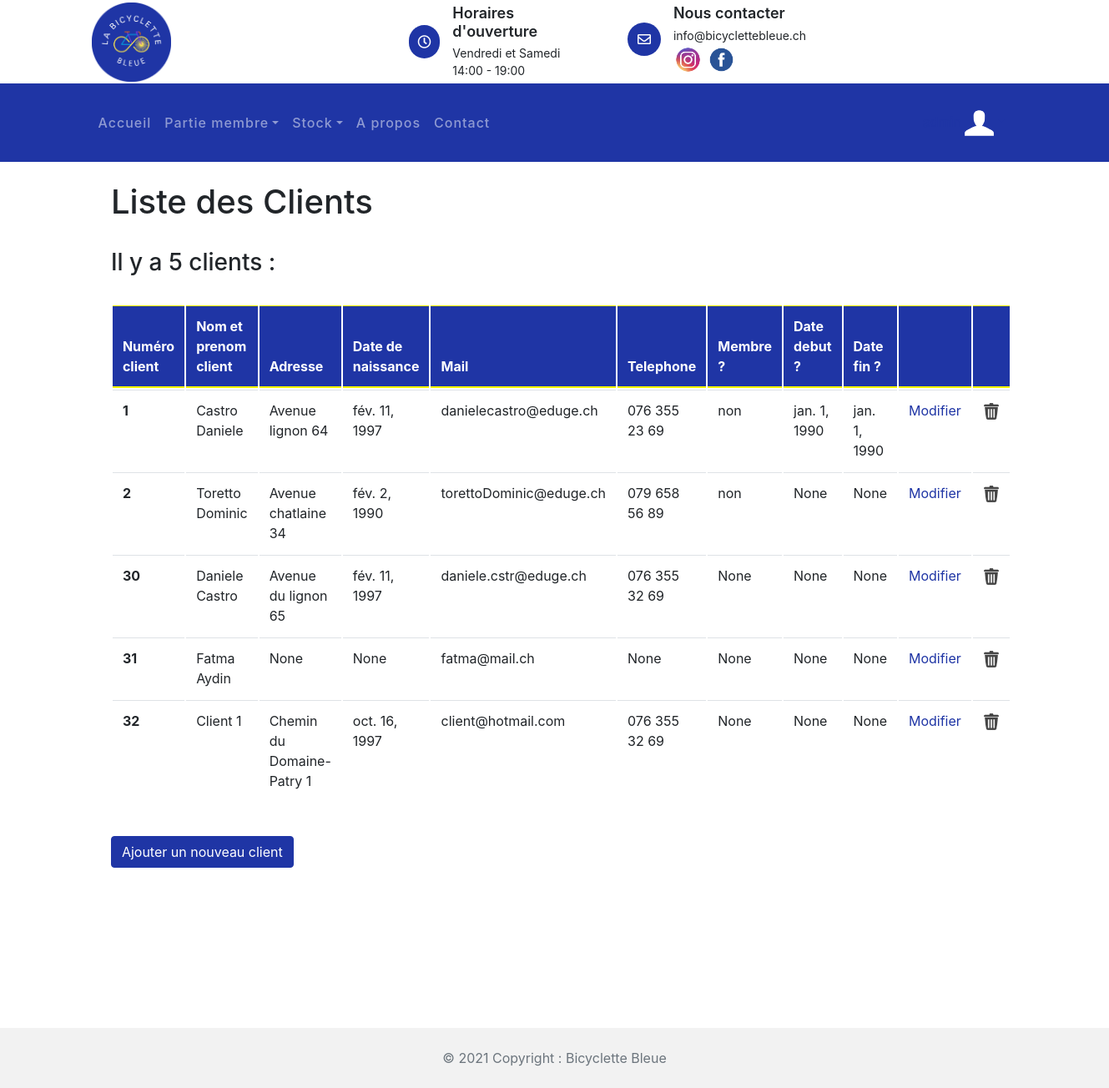
/client/ (signed in), run on the app's committed database.
### statistique/models.py (models this page shows, shortened)
class Client(models.Model):
    cli_id = models.AutoField(db_column='CLI_ID', primary_key=True)  # Field name made lowercase.
    cli_nom = models.CharField(db_column='CLI_NOM', blank=True, null=True, max_length=100)  # Field name made lowercase.
    cli_prenom = models.CharField(db_column='CLI_PRENOM', blank=True, null=True, max_length=100)  # Field name made lowercase.
    cli_adresseposte = models.CharField(db_column='CLI_ADRESSEPOSTE', blank=True, null=True, max_length=100)  # Field name made lowercase.
    cli_date_naissance = models.DateField()  # Field name made lowercase.
    cli_mail = models.CharField(db_column='CLI_MAIL', blank=True, null=True, max_length=100)  # Field name made lowercase.
    cli_tel = models.CharField(db_column='CLI_TEl', blank=True, null=True, max_length=100)  # Field name made lowercase.
    cli_membre = models.CharField(db_column='CLI_MEMBRE', blank=True, null=True, max_length=100)  # Field name made lowercase.
    cli_date_debut = models.DateField()  # Field name made lowercase.
    cli_date_fin = models.DateField()  # Field name made lowercase.
    class Meta:
        managed = False
        db_table = 'Client'

### client/views.py (the view)
# urls.py: path('client/',include('client.urls')),
@login_required(login_url='/compte/login')
def client(request):
    client = Client.objects.all()
    client_number = client.count()
    messageNbClient = f'{client_number} clients :'
    if client_number == 1:
        messageNbClient = f'{client_number} client :'
    context = {
        'client' : client,
        'messageNbClient' : messageNbClient,
    }
    return render(request, 'client/client.html', context)

### client/templates/client/client.html
{% extends 'template_base.html' %}
{% load static %}
{% block contenu %}
        <link href="{% static 'css/bootstrap.min.css' %}" rel="stylesheet">
        <link href="{% static 'lib/flaticon/font/flaticon.css' %}" rel="stylesheet">
        <link href="{% static 'lib/animate/animate.min.css' %}" rel="stylesheet">
        <link href="{% static 'lib/owlcarousel/assets/owl.carousel.min.css' %}" rel="stylesheet">
    <br>
<h1 style="margin-left: 10%">Liste des Clients</h1>
    <br>
    <h3 style="margin-left: 10%">Il y a {{ messageNbClient }}</h3>
<br>
 <table class="table">
  <thead class="thead-dark">
    <tr>
      <th scope="col" >Numéro client</th>
      <th scope="col">Nom et prenom client</th>
      <th scope="col">Adresse</th>
      <th scope="col">Date de naissance</th>
      <th scope="col">Mail</th>
      <th scope="col">Telephone</th>
      <th scope="col">Membre ?</th>
      <th scope="col">Date debut ?</th>
      <th scope="col">Date fin ?</th>
      <th scope="col"></th>
      <th scope="col"></th>
    </tr>
  </thead>
  <tbody>
  {% for client in client %}
    <tr>
      <th  scope="row">{{client.cli_id}}</th>
      <td><a>{{client.cli_nom}} {{client.cli_prenom}}</a></td>
      <td>{{client.cli_adresseposte}}</td>
      <td>{{client.cli_date_naissance}}</td>
      <td>{{client.cli_mail}}</td>
      <td>{{client.cli_tel}}</td>
      <td>{{client.cli_membre}}</td>
      <td>{{client.cli_date_debut}}</td>
      <td>{{client.cli_date_fin}}</td>
      <td><a href="{% url 'client:modifierClient'  client.cli_id%}">Modifier</a></td>
      <td><a href="{% url 'client:supprimerClient' client.cli_id%}"><img class="imagePoubelle" src="{% static 'img/poubelle.png' %}" alt="Image"></a></td>
    </tr>
  {% endfor %}
  </tbody>
</table>
<br>
<a href="{% url 'client:nouveauClient' %}" class="btn btn-primary" role="button" aria-pressed="true" style="margin-left: 10%">Ajouter un nouveau client</a>
<br>
{% endblock %}

### accueil/static/css/style.css (style rules this page uses)
table { border-collapse: separate; }
.imagePoubelle { width: 20px; height: 20px; }
.table { height: 100px; width: 80%; padding-left: 10%; padding-right: 10%; border-collapse: separate ; }
body { color: #444444; font-weight: 400; background: #ffffff; font-family: 'Barlow', sans-serif; }
h1, h2, h3, h4, h5, h6 { color: #1F35A5; }
a { color: #1F35A5; transition: .3s; }

### data on the page
Client: cli_id "1", cli_nom "Castro", cli_prenom "Daniele", cli_adresseposte "Avenue lignon 64", cli_date_naissance "fév. 11, 1997", cli_mail "danielecastro@eduge.ch", cli_tel "076 355 23 69", cli_membre "non", cli_date_debut "jan. 1, 1990", cli_date_fin "jan. 1, 1990"
Client: cli_id "2", cli_nom "Toretto", cli_prenom "Dominic", cli_adresseposte "Avenue chatlaine 34", cli_date_naissance "fév. 2, 1990", cli_mail "torettoDominic@eduge.ch", cli_tel "079 658 56 89", cli_membre "non", cli_date_debut "None", cli_date_fin "None"
Client: cli_id "30", cli_nom "Daniele", cli_prenom "Castro", cli_adresseposte "Avenue du lignon 65", cli_date_naissance "fév. 11, 1997", cli_mail "daniele.cstr@eduge.ch", cli_tel "076 355 32 69", cli_membre "None", cli_date_debut "None", cli_date_fin "None"
Client: cli_id "31", cli_nom "Fatma", cli_prenom "Aydin", cli_adresseposte "None", cli_date_naissance "None", cli_mail "fatma@mail.ch", cli_tel "None", cli_membre "None", cli_date_debut "None", cli_date_fin "None"
Client: cli_id "32", cli_nom "Client", cli_prenom "1", cli_adresseposte "Chemin du Domaine-Patry 1", cli_date_naissance "oct. 16, 1997", cli_mail "client@hotmail.com", cli_tel "076 355 32 69", cli_membre "None", cli_date_debut "None", cli_date_fin "None"

### other printed values
{{ messageNbClient }} "5 clients :"
